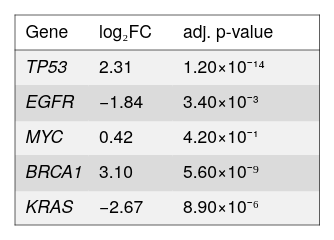

Vega-Lite specification for this chart:
### Vega-Lite specification from a JSON file in a GitHub repository (floating-point values rounded to 4 significant figures)
{"background": null, "config": {"arc": {"fill": "#DBDBDB", "fillOpacity": 1.0, "innerRadius": 25.0, "padAngle": 0.03, "stroke": "black", "strokeOpacity": 1, "strokeWidth": 0.25}, "area": {"fill": "#DBDBDB", "fillOpacity": 1.0, "stroke": "black", "strokeOpacity": 1, "strokeWidth": 0.25}, "axis": {"domain": true, "domainCap": "round", "domainColor": "black", "domainWidth": 0.25, "grid": false, "gridCap": "round", "gridColor": "#F1F1F1", "gridDash": [0, 0], "gridOpacity": 1.0, "gridWidth": 0.25, "labelColor": "black", "labelFont": "Helvetica Neue", "labelFontSize": 7, "labelFontStyle": "normal", "labelFontWeight": 400, "offset": 4.5, "ticks": true, "tickCap": "round", "tickColor": "black", "tickRound": false, "tickSize": 3, "tickWidth": 0.25, "titleColor": "black", "titleFont": "Helvetica Neue", "titleFontSize": 7, "titleFontStyle": "normal", "titleFontWeight": 400}, "axisX": {"domain": true, "labelAlign": "center", "labelAngle": 0, "labels": true, "ticks": true, "translate": 0}, "axisY": {"domain": true, "labelAlign": "right", "labelAngle": 0, "labels": true, "ticks": true, "translate": 0}, "axisRight": {"domain": true, "labelAlign": "left", "labelAngle": 0, "labels": true, "ticks": true, "translate": 0}, "axisTop": {"domain": true, "labelAlign": "center", "labelAngle": 0, "labels": true, "ticks": true, "translate": 0}, "axisBand": {"tickOffset": 0}, "bar": {"fill": "#DBDBDB", "fillOpacity": 1.0, "stroke": "black", "strokeOpacity": 1, "strokeWidth": 0.25}, "boxplot": {"size": 9.0, "ticks": {"cornerRadius": 0.25, "fill": "black", "opacity": 1, "size": 4.5, "thickness": 0.25}, "box": {"fillOpacity": 1.0, "stroke": "black", "strokeOpacity": 1, "strokeWidth": 0.25}, "median": {"cornerRadius": 0, "fill": "black", "fillOpacity": 1.0, "opacity": 1, "size": 9.0, "thickness": 0.25}, "rule": {"fill": "black", "fillOpacity": 1.0, "size": 10.0, "stroke": "black", "strokeDash": [0, 0], "strokeOpacity": 1, "strokeWidth": 0.25}, "outliers": {"color": "black", "fill": "black", "fillOpacity": 1.0, "size": 0, "stroke": "black", "strokeOpacity": 1, "strokeWidth": 0.25}}, "circle": {"fill": "black", "fillOpacity": 1.0, "size": 0.5, "stroke": null, "strokeOpacity": 1, "strokeWidth": 0.25}, "errorband": {"band": {"fillOpacity": 0.6, "stroke": null, "strokeWidth": 0.25, "strokeOpacity": 1}, "borders": {"opacity": 0, "strokeOpacity": 0.25, "strokeWidth": 1}}, "errorbar": {"opacity": 1, "rule": {"strokeDash": [0, 0], "strokeWidth": 0.25}, "ticks": {"color": "black", "cornerRadius": 0.125, "opacity": 1, "size": 6.0, "thickness": 0.25}, "thickness": 0.25}, "font": "Helvetica Neue", "geoshape": {"fill": "#DBDBDB", "fillOpacity": 1.0, "stroke": "black", "strokeOpacity": 1, "strokeWidth": 0.25}, "header": {"labelColor": "black", "labelFont": "Helvetica Neue", "labelFontSize": 7, "labelFontStyle": "normal", "labelFontWeight": 400, "titleColor": "black", "titleFont": "Helvetica Neue", "titleFontSize": 7, "titleFontStyle": "normal", "titleFontWeight": 400, "titlePadding": 0}, "legend": {"disable": false, "offset": 4.5, "titlePadding": 4, "labelOffset": 2, "gradientLabelOffset": 2, "gradientLength": 50.0, "gradientThickness": 5.0, "gradientOpacity": 1.0, "gradientStrokeColor": "black", "gradientStrokeWidth": 0.25, "labelColor": "black", "labelFont": "Helvetica Neue", "labelFontSize": 7, "labelFontStyle": "normal", "labelFontWeight": 400, "strokeColor": "black", "strokeWidth": 0, "symbolSize": 42, "symbolStrokeColor": "black", "symbolStrokeWidth": 0.25, "titleColor": "black", "titleFont": "Helvetica Neue", "titleFontSize": 7, "titleFontStyle": "normal", "titleFontWeight": 400}, "line": {"color": "black", "stroke": "black", "strokeCap": "round", "strokeDash": [0, 0], "strokeOpacity": 1, "strokeWidth": 0.375}, "point": {"filled": true, "fill": "#DBDBDB", "fillOpacity": 1.0, "size": 5.0, "stroke": "black", "strokeOpacity": 1, "strokeWidth": 0.25}, "range": {"category": ["#C6D9F1", "#F1C9CB", "#FEF0B9", "#CEE37A", "#7AA8E0", "#E589A3", "#FDDD5D", "#68B961", "#4177B1", "#C35082", "#E5C227", "#438156"], "diverging": {"scheme": ["#C35082", "#CE6D94", "#D989A7", "#E2A4BA", "#EABFCE", "#F1DBE2", "#F6F6F6", "#D7E0EB", "#B9CBE0", "#9BB6D5", "#7DA1C9", "#5F8CBD", "#4177B1"]}, "heatmap": {"scheme": ["#32022B", "#43044D", "#4C196E", "#4D338C", "#484DA6", "#3A68BB", "#1D83CA", "#1D9CCB", "#23B5C9", "#28CDC5", "#4DE0B4", "#91EE9F"]}, "ordinal": {"scheme": ["#F1F1F1", "#DBDBDB", "#C6C6C6", "#B2B2B2", "#9D9D9D", "#898989", "#767676", "#636363", "#515151", "#404040", "#2F2F2F", "#1F1F1F"]}, "ramp": {"scheme": ["#32022B", "#43044D", "#4C196E", "#4D338C", "#484DA6", "#3A68BB", "#1D83CA", "#1D9CCB", "#23B5C9", "#28CDC5", "#4DE0B4", "#91EE9F"]}}, "rule": {"color": "black", "stroke": "black", "strokeCap": "round", "strokeDash": [2, 2], "strokeOpacity": 1, "strokeWidth": 0.25}, "scale": {"bandPaddingInner": 0.1, "bandPaddingOuter": 0.1, "round": false}, "rect": {"fill": "#DBDBDB", "fillOpacity": 1.0, "stroke": "black", "strokeOpacity": 1, "strokeWidth": 0.25}, "square": {"fill": "#DBDBDB", "fillOpacity": 1.0, "size": 10.0, "stroke": "black", "strokeOpacity": 1, "strokeWidth": 0.25}, "text": {"color": "black", "font": "Helvetica Neue", "fontSize": 7, "fontStyle": "normal", "fontWeight": 400}, "tick": {"color": "black", "cornerRadius": 0.125, "opacity": 1.0, "size": 9.0, "thickness": 0.25}, "title": {"anchor": "middle", "frame": "group", "color": "black", "font": "Helvetica Neue", "fontSize": 7, "fontStyle": "normal", "fontWeight": 400, "subtitleColor": "black", "subtitleFont": "Helvetica Neue", "subtitleFontSize": "Helvetica Neue", "subtitleFontStyle": "normal", "subtitleFontWeight": 400}, "trail": {"color": "black", "opacity": 1, "size": 0.375}, "view": {"continuousWidth": 100, "continuousHeight": 100, "discreteWidth": 100, "discreteHeight": 100, "fill": null, "stroke": null, "strokeWidth": 0.25}}, "layer": [{"data": {"name": "data-680ea108daf5af24563e4da49a5d090b"}, "mark": {"type": "rect", "fill": "#F1F1F1", "stroke": null, "strokeWidth": 0}, "encoding": {"x": {"value": 0}, "x2": {"value": 29.9}, "y": {"axis": null, "field": "__ytop", "scale": {"domain": [0, 84], "nice": false, "range": [0, 84], "zero": false}, "type": "quantitative"}, "y2": {"field": "__ybot"}}, "transform": [{"window": [{"op": "row_number", "field": "", "as": "__rowidx"}]}, {"calculate": "14 + (datum.__rowidx - 1) * 14", "as": "__ytop"}, {"calculate": "min(14 + datum.__rowidx * 14 + 0.5, 84)", "as": "__ybot"}, {"calculate": "14 + (datum.__rowidx - 0.5) * 14", "as": "__ymid"}, {"filter": "(datum.__rowidx - 1) % 2 == 0"}]}, {"data": {"name": "data-680ea108daf5af24563e4da49a5d090b"}, "mark": {"type": "rect", "fill": "#DBDBDB", "stroke": null, "strokeWidth": 0}, "encoding": {"x": {"value": 0}, "x2": {"value": 29.9}, "y": {"axis": null, "field": "__ytop", "scale": {"domain": [0, 84], "nice": false, "range": [0, 84], "zero": false}, "type": "quantitative"}, "y2": {"field": "__ybot"}}, "transform": [{"window": [{"op": "row_number", "field": "", "as": "__rowidx"}]}, {"calculate": "14 + (datum.__rowidx - 1) * 14", "as": "__ytop"}, {"calculate": "min(14 + datum.__rowidx * 14 + 0.5, 84)", "as": "__ybot"}, {"calculate": "14 + (datum.__rowidx - 0.5) * 14", "as": "__ymid"}, {"filter": "(datum.__rowidx - 1) % 2 == 1"}]}, {"data": {"name": "data-680ea108daf5af24563e4da49a5d090b"}, "mark": {"type": "rect", "fill": "#F1F1F1", "stroke": null, "strokeWidth": 0}, "encoding": {"x": {"value": 29.4}, "x2": {"value": 63.5}, "y": {"axis": null, "field": "__ytop", "scale": {"domain": [0, 84], "nice": false, "range": [0, 84], "zero": false}, "type": "quantitative"}, "y2": {"field": "__ybot"}}, "transform": [{"window": [{"op": "row_number", "field": "", "as": "__rowidx"}]}, {"calculate": "14 + (datum.__rowidx - 1) * 14", "as": "__ytop"}, {"calculate": "min(14 + datum.__rowidx * 14 + 0.5, 84)", "as": "__ybot"}, {"calculate": "14 + (datum.__rowidx - 0.5) * 14", "as": "__ymid"}, {"filter": "(datum.__rowidx - 1) % 2 == 0"}]}, {"data": {"name": "data-680ea108daf5af24563e4da49a5d090b"}, "mark": {"type": "rect", "fill": "#DBDBDB", "stroke": null, "strokeWidth": 0}, "encoding": {"x": {"value": 29.4}, "x2": {"value": 63.5}, "y": {"axis": null, "field": "__ytop", "scale": {"domain": [0, 84], "nice": false, "range": [0, 84], "zero": false}, "type": "quantitative"}, "y2": {"field": "__ybot"}}, "transform": [{"window": [{"op": "row_number", "field": "", "as": "__rowidx"}]}, {"calculate": "14 + (datum.__rowidx - 1) * 14", "as": "__ytop"}, {"calculate": "min(14 + datum.__rowidx * 14 + 0.5, 84)", "as": "__ybot"}, {"calculate": "14 + (datum.__rowidx - 0.5) * 14", "as": "__ymid"}, {"filter": "(datum.__rowidx - 1) % 2 == 1"}]}, {"data": {"name": "data-680ea108daf5af24563e4da49a5d090b"}, "mark": {"type": "rect", "fill": "#F1F1F1", "stroke": null, "strokeWidth": 0}, "encoding": {"x": {"value": 63.0}, "x2": {"value": 121.8}, "y": {"axis": null, "field": "__ytop", "scale": {"domain": [0, 84], "nice": false, "range": [0, 84], "zero": false}, "type": "quantitative"}, "y2": {"field": "__ybot"}}, "transform": [{"window": [{"op": "row_number", "field": "", "as": "__rowidx"}]}, {"calculate": "14 + (datum.__rowidx - 1) * 14", "as": "__ytop"}, {"calculate": "min(14 + datum.__rowidx * 14 + 0.5, 84)", "as": "__ybot"}, {"calculate": "14 + (datum.__rowidx - 0.5) * 14", "as": "__ymid"}, {"filter": "(datum.__rowidx - 1) % 2 == 0"}]}, {"data": {"name": "data-680ea108daf5af24563e4da49a5d090b"}, "mark": {"type": "rect", "fill": "#DBDBDB", "stroke": null, "strokeWidth": 0}, "encoding": {"x": {"value": 63.0}, "x2": {"value": 121.8}, "y": {"axis": null, "field": "__ytop", "scale": {"domain": [0, 84], "nice": false, "range": [0, 84], "zero": false}, "type": "quantitative"}, "y2": {"field": "__ybot"}}, "transform": [{"window": [{"op": "row_number", "field": "", "as": "__rowidx"}]}, {"calculate": "14 + (datum.__rowidx - 1) * 14", "as": "__ytop"}, {"calculate": "min(14 + datum.__rowidx * 14 + 0.5, 84)", "as": "__ybot"}, {"calculate": "14 + (datum.__rowidx - 0.5) * 14", "as": "__ymid"}, {"filter": "(datum.__rowidx - 1) % 2 == 1"}]}, {"data": {"values": [{"__dysonsphere__": 1}]}, "mark": {"type": "rule", "color": "black", "strokeDash": [0, 0], "strokeWidth": 0.25}, "encoding": {"x": {"value": 0}, "x2": {"value": 121.8}, "y": {"value": 14}}}, {"data": {"values": [{"__dysonsphere__": 1}]}, "mark": {"type": "rule", "color": "black", "strokeDash": [0, 0], "strokeWidth": 0.25}, "encoding": {"x": {"value": 0}, "x2": {"value": 121.8}, "y": {"value": 0}}}, {"data": {"values": [{"__dysonsphere__": 1}]}, "mark": {"type": "rule", "color": "black", "strokeDash": [0, 0], "strokeWidth": 0.25}, "encoding": {"x": {"value": 0}, "x2": {"value": 121.8}, "y": {"value": 84}}}, {"data": {"values": [{"__dysonsphere__": 1}]}, "mark": {"type": "rule", "color": "black", "strokeDash": [0, 0], "strokeWidth": 0.25}, "encoding": {"x": {"value": 0}, "y": {"value": 0}, "y2": {"value": 84}}}, {"data": {"values": [{"__dysonsphere__": 1}]}, "mark": {"type": "rule", "color": "black", "strokeDash": [0, 0], "strokeWidth": 0.25}, "encoding": {"x": {"value": 121.8}, "y": {"value": 0}, "y2": {"value": 84}}}, {"data": {"name": "data-680ea108daf5af24563e4da49a5d090b"}, "mark": {"type": "text", "align": "left", "baseline": "middle", "fontSize": 7, "fontStyle": "italic"}, "encoding": {"text": {"field": "gene", "type": "nominal"}, "x": {"value": 4.2}, "y": {"axis": null, "field": "__ymid", "scale": {"domain": [0, 84], "nice": false, "range": [0, 84], "zero": false}, "type": "quantitative"}}, "transform": [{"window": [{"op": "row_number", "field": "", "as": "__rowidx"}]}, {"calculate": "14 + (datum.__rowidx - 1) * 14", "as": "__ytop"}, {"calculate": "min(14 + datum.__rowidx * 14 + 0.5, 84)", "as": "__ybot"}, {"calculate": "14 + (datum.__rowidx - 0.5) * 14", "as": "__ymid"}]}, {"data": {"name": "data-680ea108daf5af24563e4da49a5d090b"}, "mark": {"type": "text", "align": "left", "baseline": "middle", "fontSize": 7}, "encoding": {"text": {"field": "log2FC", "format": ".2f", "type": "quantitative"}, "x": {"value": 33.6}, "y": {"axis": null, "field": "__ymid", "scale": {"domain": [0, 84], "nice": false, "range": [0, 84], "zero": false}, "type": "quantitative"}}, "transform": [{"window": [{"op": "row_number", "field": "", "as": "__rowidx"}]}, {"calculate": "14 + (datum.__rowidx - 1) * 14", "as": "__ytop"}, {"calculate": "min(14 + datum.__rowidx * 14 + 0.5, 84)", "as": "__ybot"}, {"calculate": "14 + (datum.__rowidx - 0.5) * 14", "as": "__ymid"}]}, {"data": {"name": "data-680ea108daf5af24563e4da49a5d090b"}, "mark": {"type": "text", "align": "left", "baseline": "middle", "fontSize": 7}, "encoding": {"text": {"field": "__fmt_2", "type": "nominal"}, "x": {"value": 67.2}, "y": {"axis": null, "field": "__ymid", "scale": {"domain": [0, 84], "nice": false, "range": [0, 84], "zero": false}, "type": "quantitative"}}, "transform": [{"window": [{"op": "row_number", "field": "", "as": "__rowidx"}]}, {"calculate": "14 + (datum.__rowidx - 1) * 14", "as": "__ytop"}, {"calculate": "min(14 + datum.__rowidx * 14 + 0.5, 84)", "as": "__ybot"}, {"calculate": "14 + (datum.__rowidx - 0.5) * 14", "as": "__ymid"}, {"calculate": "(datum['padj'] == null || datum['padj'] == 0 ? '0' : (datum['padj'] < 0 ? '−' : '') + format(abs(datum['padj'])/pow(10,floor((log(abs(datum['padj']))/log(10)))), '.2f') + '×10' + (floor((log(abs(datum['padj']))/log(10))) < 0 ? '⁻' : '') + (abs(floor((log(abs(datum['padj']))/log(10)))) >= 10 ? '⁰¹²³⁴⁵⁶⁷⁸⁹'[floor(abs(floor((log(abs(datum['padj']))/log(10))))/10)] + '⁰¹²³⁴⁵⁶⁷⁸⁹'[abs(floor((log(abs(datum['padj']))/log(10))))%10] : '⁰¹²³⁴⁵⁶⁷⁸⁹'[abs(floor((log(abs(datum['padj']))/log(10))))]))", "as": "__fmt_2"}]}, {"data": {"values": [{"__dysonsphere__": 1}]}, "mark": {"type": "text", "align": "left", "baseline": "middle", "fontSize": 7, "fontStyle": "bold"}, "encoding": {"text": {"value": "Gene"}, "x": {"value": 4.2}, "y": {"value": 7.0}}}, {"data": {"values": [{"__dysonsphere__": 1}]}, "mark": {"type": "text", "align": "left", "baseline": "middle", "fontSize": 7, "fontStyle": "bold"}, "encoding": {"text": {"value": "log₂FC"}, "x": {"value": 33.6}, "y": {"value": 7.0}}}, {"data": {"values": [{"__dysonsphere__": 1}]}, "mark": {"type": "text", "align": "left", "baseline": "middle", "fontSize": 7, "fontStyle": "bold"}, "encoding": {"text": {"value": "adj. p-value"}, "x": {"value": 67.2}, "y": {"value": 7.0}}}], "height": 84, "resolve": {"scale": {"color": "independent"}}, "view": {"fill": null, "stroke": null}, "width": 121.8, "$schema": "https://vega.github.io/schema/vega-lite/v6.4.1.json", "datasets": {"data-680ea108daf5af24563e4da49a5d090b": [{"gene": "TP53", "log2FC": 2.31, "padj": 1.2e-14}, {"gene": "EGFR", "log2FC": -1.84, "padj": 0.0034}, {"gene": "MYC", "log2FC": 0.42, "padj": 0.42}, {"gene": "BRCA1", "log2FC": 3.1, "padj": 5.6e-09}, {"gene": "KRAS", "log2FC": -2.67, "padj": 8.9e-06}]}}
